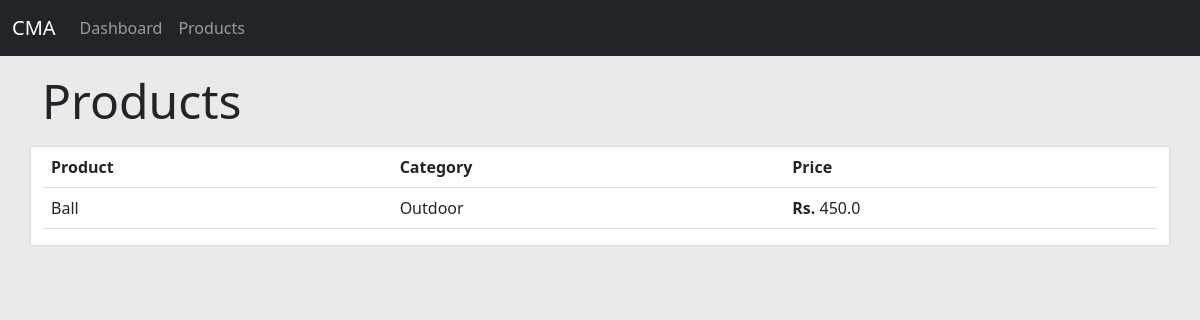
Before: /products/ with the older database file.
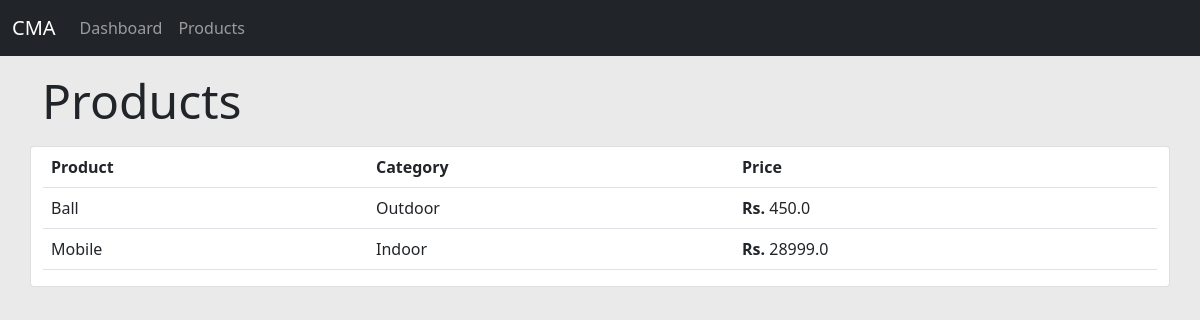
After: the same page with the newer database file.
### accounts/models.py (models this page shows, shortened)
class Product(models.Model):
    CHOICE = (
        ('Indoor', 'Indoor'),
        ('Outdoor', 'Outdoor')
    )
    name = models.CharField(max_length=200)
    price = models.FloatField()
    category = models.CharField(max_length=200, choices=CHOICE)
    added_date = models.DateTimeField(auto_now=True)
    tag = models.ManyToManyField(Tag)

### accounts/views.py (the view)
# urls.py: path('products/', v.products, name='products'),
def products(request):
    products = Product.objects.all()
    context = {
        'products': products
    }
    return render(request, 'accounts/products.html', context)

### accounts/templates/accounts/products.html
{% extends 'accounts/base.html' %}
{% block content %}
    <h4 class='display-5 my-3'>Products</h4>
    <div class="row card">
        <div class="col">
            <table class='table '>
                <tr>
                    <th>Product</th>
                    <th>Category</th>
                    <th>Price</th>
                </tr>
                {% for i in products %}
                    <tr>
                        <td>{{ i.name }}</td>
                        <td> {{ i.category }} </td>
                        <td><strong>Rs.</strong> {{ i.price }} </td>
                    </tr>
                {% endfor %}
            </table>
        </div>
    </div>
{% endblock content %}

Changed rows visible on the page:
added Product: name "Mobile", category "Indoor", price "28999.0"
